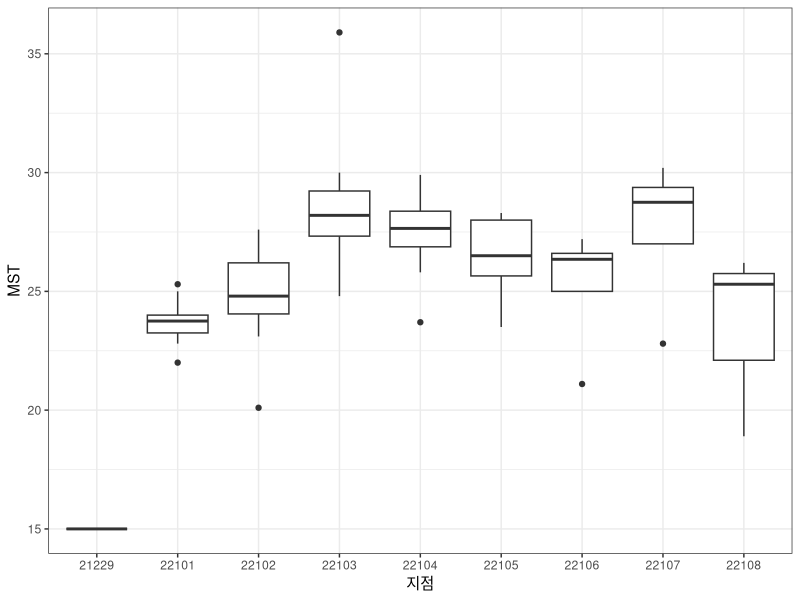

Here is the R script that generated this plot: (Note: this script raises an error after producing the figure.)
packages <- c("tidyverse","lubridate","evd")
sapply(packages,require,character.only=TRUE)

rm(list=ls())

# 기상청 해양부이 자료
data_1 <- read_csv("data/OBS_BUOY_DD1.csv",col_types = "cDddddddddddd")
data_2 <- read_csv("data/OBS_BUOY_DD2.csv",col_types = "cDddddddddddd")
data_3 <- read_csv("data/OBS_BUOY_DD3.csv",col_types = "cDddddddddddd")

data <- do.call(bind_rows, list(data_1,data_2,data_3))

# 일평균 수온의 연간 최고치
data1 <-
  data %>%
  mutate(year=year(일시)) %>% 
  group_by(지점,year) %>% 
  summarise(MST=max(`평균 수온(°C)`,na.rm=TRUE),.groups="drop") 


# boxplot
data11 <- data1 %>% 
  mutate(지점=as.factor(지점), year=NULL) %>% 
  drop_na() %>% 
ggplot(aes(지점,MST))+
  geom_boxplot()+
  theme_bw()


# 관측지점별 시계열 
data2 <- data1 %>% 
  pivot_wider(names_from=지점,values_from=MST) %>% 
  arrange(year)


# 관측치 10개이상의 데이터 요약
summary(data2 %>% select(where(~sum(!is.na(.x))>=10)))


# 지점별 Gumbel v.s. GEV fitting

# 지점 21101(덕적도)

# GEV
mod1_1 <- fgev(pull(data2,3))
# Gumbel
mod1_2 <- fgev(pull(data2,3),shape=0)

# Goodness of fitness
par(mfrow=c(2,2))
plot(mod1_1)
plot(mod1_2)
dev.off()
# anova test
anova(mod1_1,mod1_2)


# 지점 21102(칠발도)

# GEV
mod2_1 <- fgev(pull(data2,4))
# Gumbel
mod2_2 <- fgev(pull(data2,4),shape=0)

# Goodness of fitness
par(mfrow=c(2,4),mar=c(3,3,2,1))
plot(mod2_1)
plot(mod2_2)
dev.off()
# anova test
anova(mod2_1,mod2_2)


